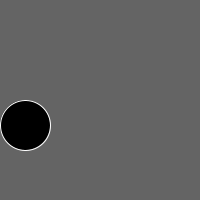
Frame 1 (no input)
Frame 60 (the mouse pressed at the canvas centre just before this capture): identical to frame 1, image omitted
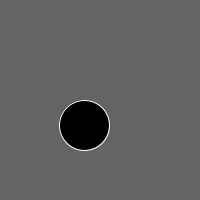
Frame 120 (the mouse held since frame 60 and released just before this capture)

The Processing sketch that drew these frames (run headless with seeded random() and noise(); from frame 60 on, the mouse is pressed at the canvas centre):

// Processing sketch: moving_ball
// ── moving_ball.pde
boolean moving = false;
int circleX = 0;
int circleY = 100; 
int speed = 1; 

void setup(){
  size(200,200);
}

void draw(){
  background(100);
  ellipseMode(CORNER);
  stroke(255);
  fill(0);
  ellipse(circleX, circleY, 50, 50);
  if (mousePressed){
    circleX = circleX + speed;
  }
  if (keyPressed){
    circleY = circleY + speed;
  }
  if (circleX + 50 > width || circleX < 0){
    speed = speed * -1;
  }
  else if (circleY + 50 > height || circleY <  0){
    speed = speed * -1;
  }

}
